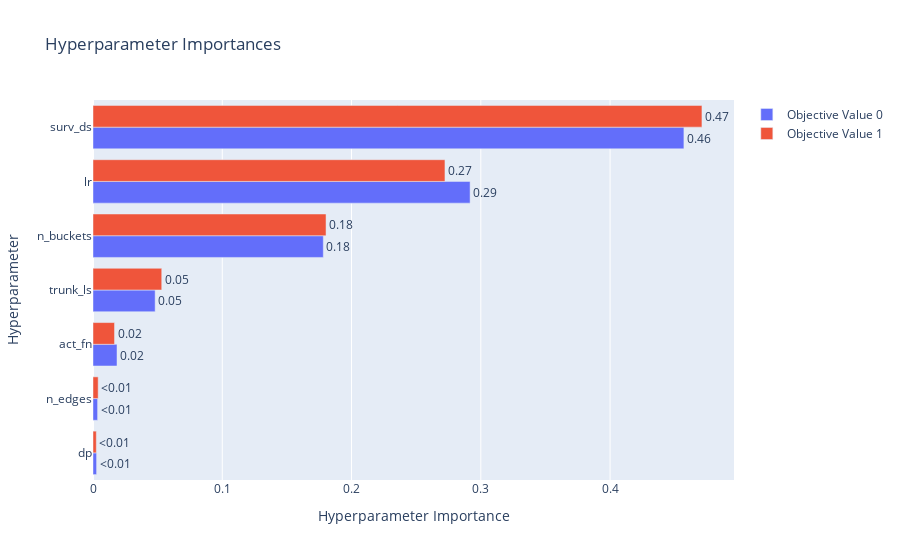
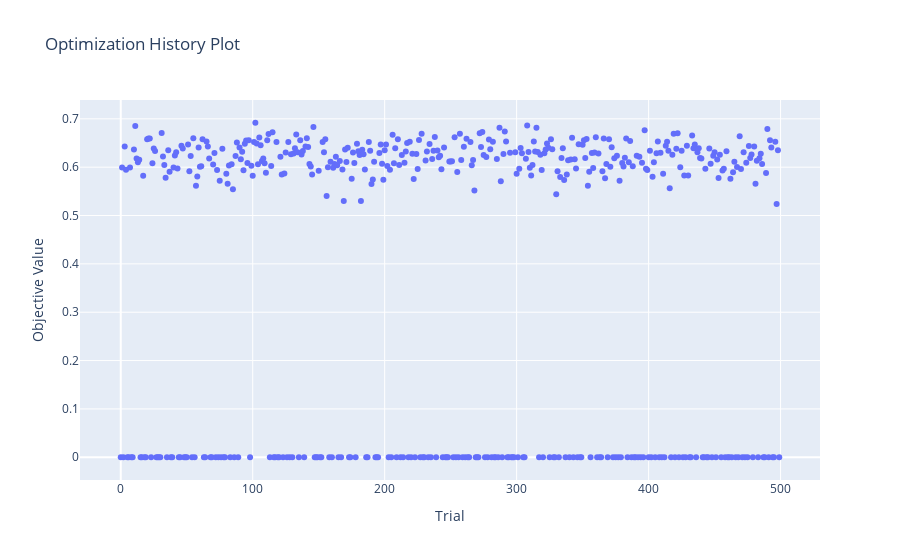

Notebook code for these charts, in order:
### Code cell
print_study_results("surv_gat")

### Figure 1 — Plotly figure (JSON) as saved in the notebook; plotly's stock layout.template omitted (floating-point values rounded to 4 significant figures)
{"data": [{"cliponaxis": false, "hovertemplate": ["dp (CategoricalDistribution): 0.0027780324322557995<extra></extra>", "n_edges (CategoricalDistribution): 0.0035607710073858223<extra></extra>", "act_fn (CategoricalDistribution): 0.018592375889216438<extra></extra>", "trunk_ls (CategoricalDistribution): 0.04808074190122086<extra></extra>", "n_buckets (CategoricalDistribution): 0.17816061722311827<extra></extra>", "lr (CategoricalDistribution): 0.291717224371095<extra></extra>", "surv_ds (CategoricalDistribution): 0.45711023717570787<extra></extra>"], "name": "Objective Value 0", "orientation": "h", "text": ["<0.01", "<0.01", "0.02", "0.05", "0.18", "0.29", "0.46"], "textposition": "outside", "type": "bar", "x": [0.002778, 0.003561, 0.01859, 0.04808, 0.1782, 0.2917, 0.4571], "y": ["dp", "n_edges", "act_fn", "trunk_ls", "n_buckets", "lr", "surv_ds"]}, {"cliponaxis": false, "hovertemplate": ["dp (CategoricalDistribution): 0.002568242670090786<extra></extra>", "n_edges (CategoricalDistribution): 0.004002767146663708<extra></extra>", "act_fn (CategoricalDistribution): 0.01664753934044711<extra></extra>", "trunk_ls (CategoricalDistribution): 0.05317265846987045<extra></extra>", "n_buckets (CategoricalDistribution): 0.18027588700820812<extra></extra>", "lr (CategoricalDistribution): 0.27226461904846005<extra></extra>", "surv_ds (CategoricalDistribution): 0.47106828631625963<extra></extra>"], "name": "Objective Value 1", "orientation": "h", "text": ["<0.01", "<0.01", "0.02", "0.05", "0.18", "0.27", "0.47"], "textposition": "outside", "type": "bar", "x": [0.002568, 0.004003, 0.01665, 0.05317, 0.1803, 0.2723, 0.4711], "y": ["dp", "n_edges", "act_fn", "trunk_ls", "n_buckets", "lr", "surv_ds"]}], "layout": {"title": {"text": "Hyperparameter Importances"}, "xaxis": {"title": {"text": "Hyperparameter Importance"}}, "yaxis": {"title": {"text": "Hyperparameter"}}}}

### Figure 2 — Plotly figure (JSON) as saved in the notebook; plotly's stock layout.template omitted (floating-point values rounded to 4 significant figures; data arrays with more than 128 entries replaced by an {"elided": "..."} marker saying what was removed)
{"data": [{"mode": "markers", "name": "Objective Value", "type": "scatter", "x": {"elided": "500 int values"}, "y": {"elided": "500 float values"}}, {"marker": {"color": "#cccccc"}, "mode": "markers", "name": "Infeasible Trial", "showlegend": false, "type": "scatter", "x": [], "y": []}], "layout": {"title": {"text": "Optimization History Plot"}, "xaxis": {"title": {"text": "Trial"}}, "yaxis": {"title": {"text": "Objective Value"}}}}
